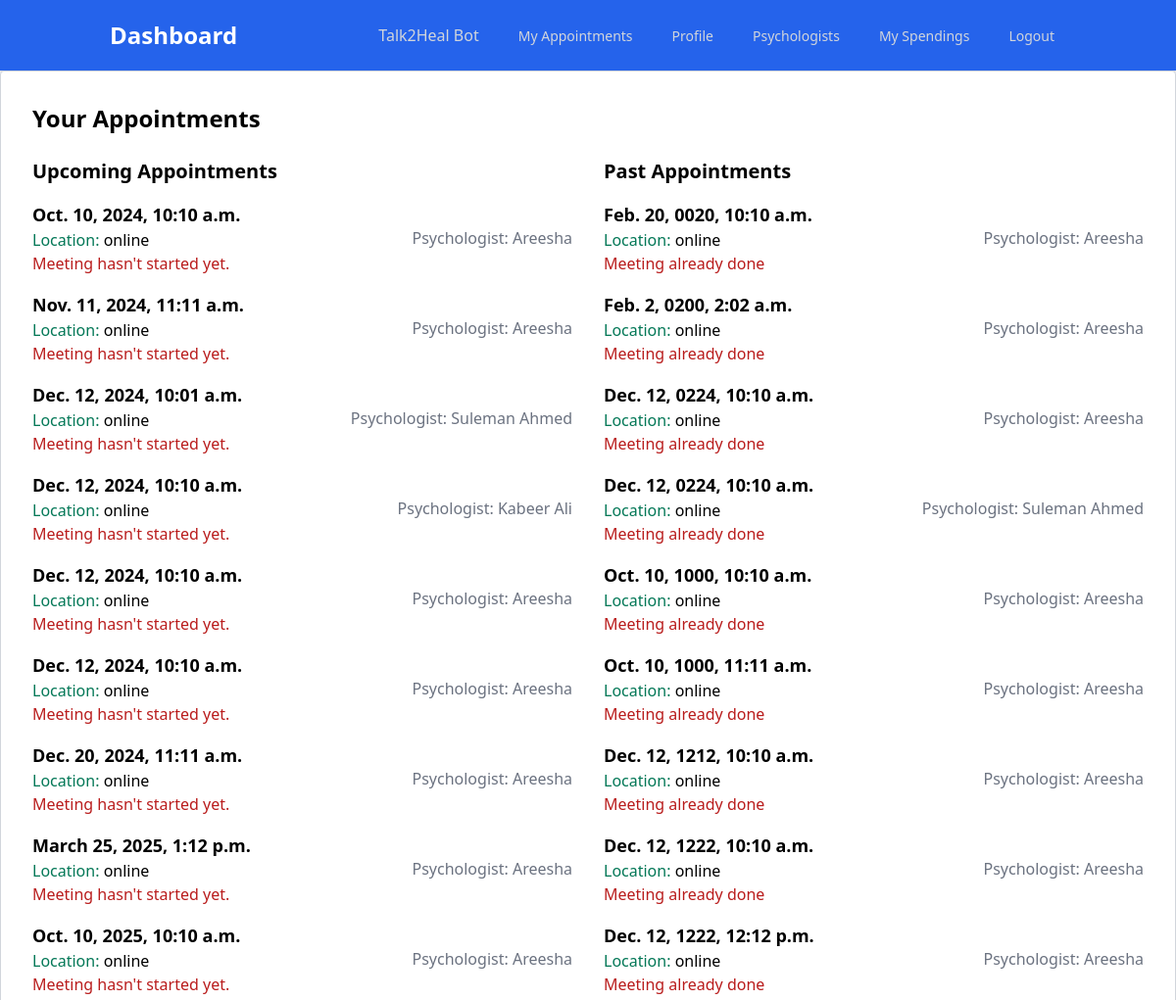
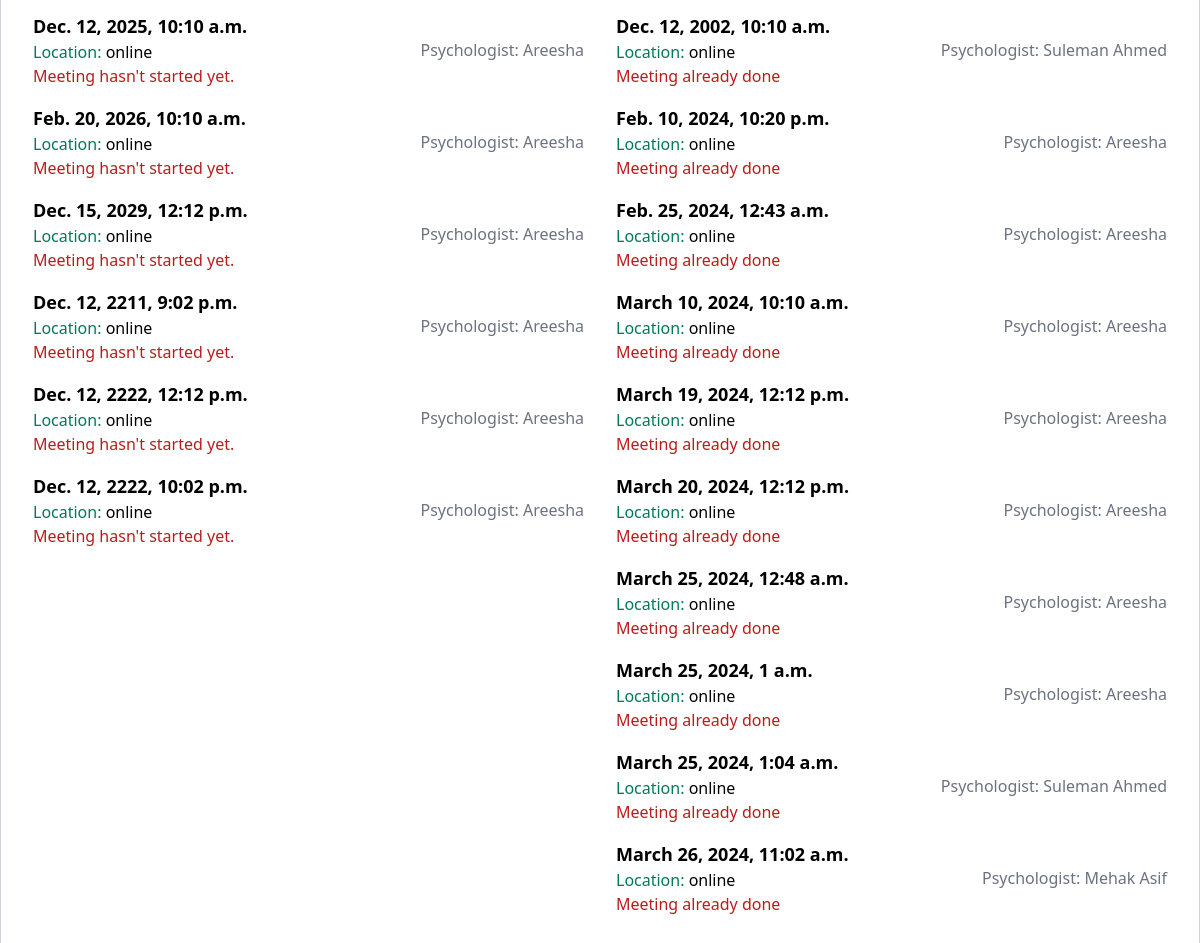
The page /patient/appointments/ (signed in) on the database its author committed (2 pictures, top to bottom).
### talk2heal/models.py (models this page shows, shortened)
class Appointment(models.Model):
    patient = models.ForeignKey(Patient, on_delete=models.CASCADE)
    psychologist = models.ForeignKey(Psychologist, on_delete=models.CASCADE)
    appointment_date = models.DateTimeField()
    time_slot = models.CharField(max_length=255, default='')
    is_paid = models.BooleanField(default=False)
    payment_date = models.DateTimeField(null=True, blank=True)
    chat_enabled = models.BooleanField(default=False)
    chat_link = models.CharField(max_length=100, blank=True, null=True)
    location = models.CharField(max_length=255, default='')

class Psychologist(models.Model):
    username = models.CharField(max_length=255, default='')
    city = models.CharField(max_length=255, default='')
    email = models.EmailField(max_length=255, default='')
    password = models.CharField(max_length=255, default='')
    name = models.CharField(max_length=255, default='')
    profile_picture = CloudinaryField('image', null=True, blank=True)
    rate = models.DecimalField(max_digits=10, decimal_places=2, default=0.0)
    years_of_experience = models.PositiveIntegerField(default=0)
    degree = models.CharField(max_length=255, default='')
    contact_number = models.CharField(max_length=15, default='')
    address = models.TextField(default='')
    account_verified_status = models.CharField(
        max_length=20,
        choices=[('pending', 'Pending'), ('failed', 'Failed'), ('verified', 'Verified')],
        default='pending'
    )
    rating = models.DecimalField(max_digits=3, decimal_places=2, default=0.0)
    groups = models.ManyToManyField(
        'auth.Group',
        related_name='psychologists',
        blank=True
    )
    user_permissions = models.ManyToManyField(
        'auth.Permission',
        related_name='psychologists_permissions',
        blank=True
    )

### talk2heal/views.py (the view)
# urls.py: path('patient/appointments/', patient_appointments, name='patient_appointments'),
def patient_appointments(request):
    if not request.session.get('is_patient'):
        return redirect('patient_login')
    patient_id = request.session.get('patient_id')
    appointments = Appointment.objects.filter(patient__id=patient_id).order_by('appointment_date')
    for a in appointments:
        print(a.chat_link)
    print(datetime.now().minute)
    print(appointments[0].appointment_date.minute)
    return render(request, 'patient/appointment.html', {'appointments': appointments, 'today': datetime.now().minute,'todaydate':datetime.now()})

### talk2heal/templates/patient/appointment.html (shortened to what this page needs)
<!DOCTYPE html>
<html lang="en">
<head>
    <link href="https://cdn.jsdelivr.net/npm/tailwindcss@2.2.19/dist/tailwind.min.css" rel="stylesheet">
</head>
<body class="bg-gray-100 ">
    <nav class="bg-blue-600 shadow">
        <div class="container mx-auto px-6 py-4">
            <div class="flex justify-between items-center">
                <div>
                    <a class="text-white text-2xl font-semibold" href="{% url 'psychologists_list' %}">Dashboard</a>                </div>
                <div class="hidden md:block">
                    <div class="ml-10 flex items-baseline space-x-4">
                        <a href="{% url 'chat' %}" class="text-gray-300 hover:bg-gray-700 hover:text-white block px-3 py-2 rounded-md text-base font-medium">Talk2Heal Bot</a>
                        <a href="{% url 'patient_appointments' %}" class="text-gray-300 hover:bg-gray-700 hover:text-white px-3 py-2 rounded-md text-sm font-medium">My Appointments</a>
                        <a href="{% url 'patient_profile' %}" class="text-gray-300 hover:bg-gray-700 hover:text-white px-3 py-2 rounded-md text-sm font-medium">Profile</a>
                        <a href="{% url 'psychologists_list'  %}" class="text-gray-300 hover:bg-gray-700 hover:text-white px-3 py-2 rounded-md text-sm font-medium">Psychologists</a>
                        <a href="{% url 'patient_spendings' %}" class="text-gray-300 hover:bg-gray-700 hover:text-white px-3 py-2 rounded-md text-sm font-medium">My Spendings</a>
                        <a href="{% url 'patient_logout' %}" class="text-gray-300 hover:bg-gray-700 hover:text-white px-3 py-2 rounded-md text-sm font-medium">Logout</a>
                    </div>
                </div>
            </div>
        </div>
    </nav>
    <div class="max-w mx-auto bg-white p-8 border border-gray-300 shadow-md rounded">
        <h2 class="text-2xl font-semibold mb-6">Your Appointments</h2>
        <div class="flex">
            <div class="w-1/2 pr-4">
                <h3 class="text-xl font-semibold mb-4">Upcoming Appointments</h3>
                <ul>
                    {% if appointments %}
                    {% for appointment in appointments %}
                    {% if appointment.appointment_date >= todaydate %}
                    <li class="mb-4">
                        <div class="flex justify-between">
                            <div>
                                <strong class="text-lg">{{ appointment.appointment_date }}</strong><br>
                                {% if appointment.location == 'online' %}
                                <span class="text-green-700">Location:</span> {{ appointment.location }}
                                <br>
                                {% if appointments.appointment.appointment_date.minute >= today %}
                                <span class="text-red-700">Meeting Link:</span>
                                <a href="{{ appointment.chat_link }}" target="_blank" class="text-blue-500">Join Meeting</a>
                                {% else %}
                                <span class="text-red-700">Meeting hasn't started yet.</span>
                                {% endif %}
                                {% endif %}
                                <br>
                            </div>
                            <div class="flex items-center">
                                <span class="text-gray-500">Psychologist: {{ appointment.psychologist.name }}</span>
                            </div>
                        </div>
                    </li>
                    {% endif %}
                    {% endfor %}
                    {% endif %}
                </ul>
            </div>
            <div class="w-1/2 pl-4">
                <h3 class="text-xl font-semibold mb-4">Past Appointments</h3>
                <ul>
                    {% for appointment in appointments %}
                    {% if appointment.appointment_date < todaydate %}
                    <li class="mb-4">
                        <div class="flex justify-between">
                            <div>
                                <strong class="text-lg">{{ appointment.appointment_date }}</strong><br>
                                {% if appointment.location == 'online' %}
                                <span class="text-green-700">Location:</span> {{ appointment.location }}
                                <br>
                                <span class="text-red-700">Meeting already done</span>
                                <br>
                                {% endif %}
                            </div>
                            <div class="flex items-center">
                                <span class="text-gray-500">Psychologist: {{ appointment.psychologist.name }}</span>
                            </div>
                        </div>
                    </li>
                    {% endif %}
                    {% endfor %}
                </ul>
            </div>
        </div>
    </div>
</body>
</html>

### rows shown on the page
Appointment: appointment_date "Oct. 10, 2024, 10:10 a.m.", location "online", psychologist.name "Areesha"
Appointment: appointment_date "Nov. 11, 2024, 11:11 a.m.", location "online", psychologist.name "Areesha"
Appointment: appointment_date "Dec. 12, 2024, 10:01 a.m.", location "online", psychologist.name "Suleman Ahmed"
Appointment: appointment_date "Dec. 12, 2024, 10:10 a.m.", location "online", psychologist.name "Kabeer Ali"
Appointment: appointment_date "Dec. 12, 2024, 10:10 a.m.", location "online", psychologist.name "Areesha"
Appointment: appointment_date "Dec. 12, 2024, 10:10 a.m.", location "online", psychologist.name "Areesha"
Appointment: appointment_date "Dec. 20, 2024, 11:11 a.m.", location "online", psychologist.name "Areesha"
Appointment: appointment_date "March 25, 2025, 1:12 p.m.", location "online", psychologist.name "Areesha"
Appointment: appointment_date "Oct. 10, 2025, 10:10 a.m.", location "online", psychologist.name "Areesha"
Appointment: appointment_date "Dec. 12, 2025, 10:10 a.m.", location "online", psychologist.name "Areesha"
Appointment: appointment_date "Feb. 20, 2026, 10:10 a.m.", location "online", psychologist.name "Areesha"
Appointment: appointment_date "Dec. 15, 2029, 12:12 p.m.", location "online", psychologist.name "Areesha"
Appointment: appointment_date "Dec. 12, 2211, 9:02 p.m.", location "online", psychologist.name "Areesha"
Appointment: appointment_date "Dec. 12, 2222, 12:12 p.m.", location "online", psychologist.name "Areesha"
Appointment: appointment_date "Dec. 12, 2222, 10:02 p.m.", location "online", psychologist.name "Areesha"
Appointment: appointment_date "Feb. 20, 0020, 10:10 a.m.", location "online", psychologist.name "Areesha"
Appointment: appointment_date "Feb. 2, 0200, 2:02 a.m.", location "online", psychologist.name "Areesha"
Appointment: appointment_date "Dec. 12, 0224, 10:10 a.m.", location "online", psychologist.name "Areesha"
Appointment: appointment_date "Dec. 12, 0224, 10:10 a.m.", location "online", psychologist.name "Suleman Ahmed"
Appointment: appointment_date "Oct. 10, 1000, 10:10 a.m.", location "online", psychologist.name "Areesha"
Appointment: appointment_date "Oct. 10, 1000, 11:11 a.m.", location "online", psychologist.name "Areesha"
Appointment: appointment_date "Dec. 12, 1212, 10:10 a.m.", location "online", psychologist.name "Areesha"
Appointment: appointment_date "Dec. 12, 1222, 10:10 a.m.", location "online", psychologist.name "Areesha"
Appointment: appointment_date "Dec. 12, 1222, 12:12 p.m.", location "online", psychologist.name "Areesha"
Appointment: appointment_date "Dec. 12, 2002, 10:10 a.m.", location "online", psychologist.name "Suleman Ahmed"
Appointment: appointment_date "Feb. 10, 2024, 10:20 p.m.", location "online", psychologist.name "Areesha"
Appointment: appointment_date "Feb. 25, 2024, 12:43 a.m.", location "online", psychologist.name "Areesha"
Appointment: appointment_date "March 10, 2024, 10:10 a.m.", location "online", psychologist.name "Areesha"
Appointment: appointment_date "March 19, 2024, 12:12 p.m.", location "online", psychologist.name "Areesha"
Appointment: appointment_date "March 20, 2024, 12:12 p.m.", location "online", psychologist.name "Areesha"
Appointment: appointment_date "March 25, 2024, 12:48 a.m.", location "online", psychologist.name "Areesha"
Appointment: appointment_date "March 25, 2024, 1 a.m.", location "online", psychologist.name "Areesha"
Appointment: appointment_date "March 25, 2024, 1:04 a.m.", location "online", psychologist.name "Suleman Ahmed"
Appointment: appointment_date "March 26, 2024, 11:02 a.m.", location "online", psychologist.name "Mehak Asif"
